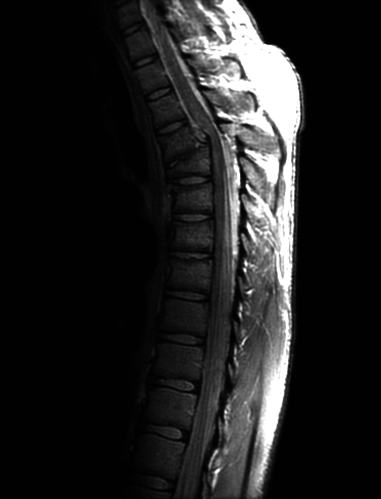
#> input picture Fig0308(a)(fractured_spine).tif, 381 x 499 px, shrunk from 746 x 976 before the run
$ python partA_intensity_transforms.py
#> lines starting #> are read from the running program, lines starting #| are printed output that depends on the picture
import os
import numpy as np
from PIL import Image
import matplotlib.pyplot as plt

HERE = os.path.dirname(os.path.abspath(__file__))
IMG_PATH = os.path.join(HERE, "Fig0308(a)(fractured_spine).tif")
OUT_DIR = os.path.join(HERE, "results", "partA")

L = 256

C_LOG_SWEEP_FACTORS = [0.6, 0.8, 1.0, 1.2]

C_POW = 1.0
GAMMA_SWEEP = [0.2, 0.3, 0.4, 0.5, 0.6, 0.8]
C_POWER_SWEEP_FACTORS = [0.6, 1.0, 1.4]


def load_gray(path):
    img = Image.open(path).convert("L")
    return np.array(img)


def log_transform(img, c=None):
    r = img.astype(np.float64)
    if c is None:
        c = (L - 1) / np.log(1 + r.max())
    s = c * np.log1p(r)
    return to_uint8(s), c


def power_law_transform(img, c=1.0, gamma=1.0):
    r = img.astype(np.float64) / (L - 1)
    s = c * np.power(r, gamma) * (L - 1)
    return to_uint8(s)


def to_uint8(x):
    return np.clip(np.round(x), 0, L - 1).astype(np.uint8)


def save(img, name):
    Image.fromarray(img).save(os.path.join(OUT_DIR, name))


def show_grid(images, titles, fname, ncols=3, suptitle=None):
    nrows = int(np.ceil(len(images) / ncols))
    fig, axes = plt.subplots(nrows, ncols, figsize=(4 * ncols, 5 * nrows))
    for ax in np.atleast_1d(axes).ravel():
        ax.axis("off")
    for ax, im, t in zip(np.atleast_1d(axes).ravel(), images, titles):
        ax.imshow(im, cmap="gray", vmin=0, vmax=L - 1)
        ax.set_title(t)
    if suptitle:
        fig.suptitle(suptitle, fontsize=14)
    fig.tight_layout()
    fig.savefig(os.path.join(OUT_DIR, fname), dpi=150)
    plt.close(fig)


def main():
    os.makedirs(OUT_DIR, exist_ok=True)
    img = load_gray(IMG_PATH)
#> in load_gray, img is the input picture: PIL image 381x499 L; min 0, max 255, mean 32.6
    print(f"Loaded {IMG_PATH}: shape={img.shape}, dtype={img.dtype}, "
          f"min={img.min()}, max={img.max()}, mean={img.mean():.1f}")
#| Loaded Fig0308(a)(fractured_spine).tif: shape=(499, 381), dtype=uint8, min=0, max=255, mean=32.6

    save(img, "original.png")

    c_nat = (L - 1) / np.log(1 + float(img.max()))
#> c_nat = 45.99
    log_sweep = [log_transform(img, f * c_nat)[0] for f in C_LOG_SWEEP_FACTORS]
#> call 2 of log_transform, with c = 36.79
#> in log_transform (call 2), `s = c * np.log1p(r)`:
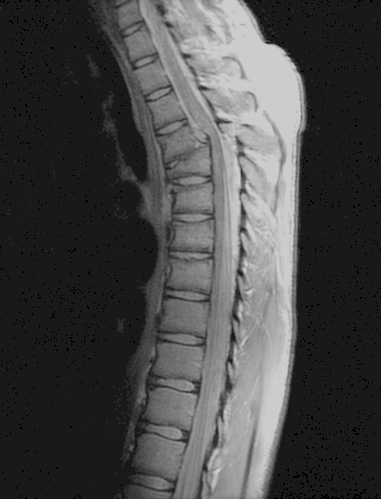
#> s: shape (499, 381) float64; min 0, max 204, mean 71.2
#> call 3 of log_transform, with c = 45.99
#> in log_transform (call 3), `s = c * np.log1p(r)`:
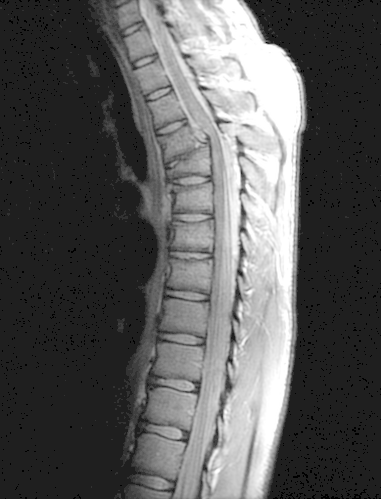
#> s: shape (499, 381) float64; min 0, max 255, mean 89
#> in to_uint8 (call 4), `return np.clip(np.round(x), 0, L - 1).astype(np.uint8)`:
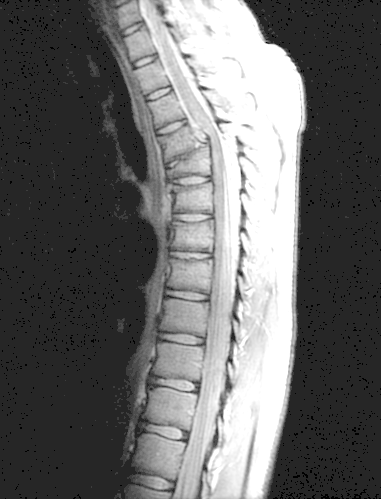
#> returned value: shape (499, 381); min 0, max 255, mean 102.8
#> log_sweep = 4 items
    show_grid([img] + log_sweep,
              ["Original"] + [f"Log, c = {f:.1f} x {c_nat:.1f}" for f in C_LOG_SWEEP_FACTORS],
              "log_sweep.png")
#> in show_grid, `nrows = int(np.ceil(len(images) / ncols))`: nrows = 2
#> the loop in show_grid, `for ax in np.atleast_1d(axes).ravel():` made 6 passes
#> the loop in show_grid, `for ax, im, t in zip(np.atleast_1d(axes).ravel(), images, titles):` made 5 passes
#> t on passes 1 to 5: 'Original', 'Log, c = 0.6 x 46.0', 'Log, c = 0.8 x 46.0', 'Log, c = 1.0 x 46.0', 'Log, c = 1.2 x 46.0'
    print(f"Log transform: natural c = {c_nat:.4f}, saved log_sweep.png")
#| Log transform: natural c = 45.9859, saved log_sweep.png

    for f in C_POWER_SWEEP_FACTORS:
        c = f * C_POW
        pow_sweep = [power_law_transform(img, c, g) for g in GAMMA_SWEEP]
        show_grid(pow_sweep, [f"c = {c:g}, gamma = {g}" for g in GAMMA_SWEEP],
                  f"power_sweep_c{c:g}.png",
                  suptitle=f"Power law s = c * r^gamma, c = {c:g}")
        print(f"Power law: saved power_sweep_c{c:g}.png")
#> this loop made 3 passes
#> pass 1, in power_law_transform, `s = c * np.power(r, gamma) * (L - 1)`:
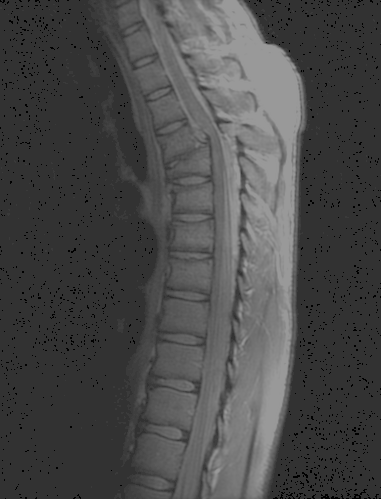
#> s: shape (499, 381) float64; min 0, max 153, mean 73.7
#> pass 1, in power_law_transform (call 3), `s = c * np.power(r, gamma) * (L - 1)`:
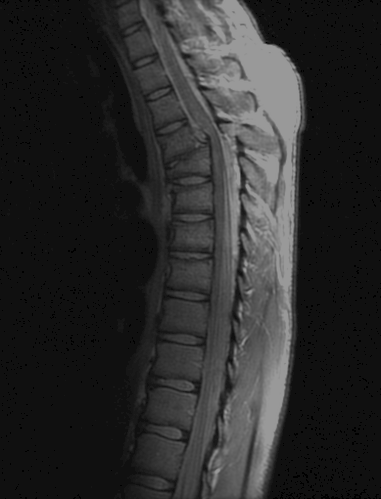
#> s: shape (499, 381) float64; min 0, max 153, mean 43.4
#> pass 1, in show_grid (call 2), `fig.savefig(os.path.join(OUT_DIR, fname), dpi=150)`:
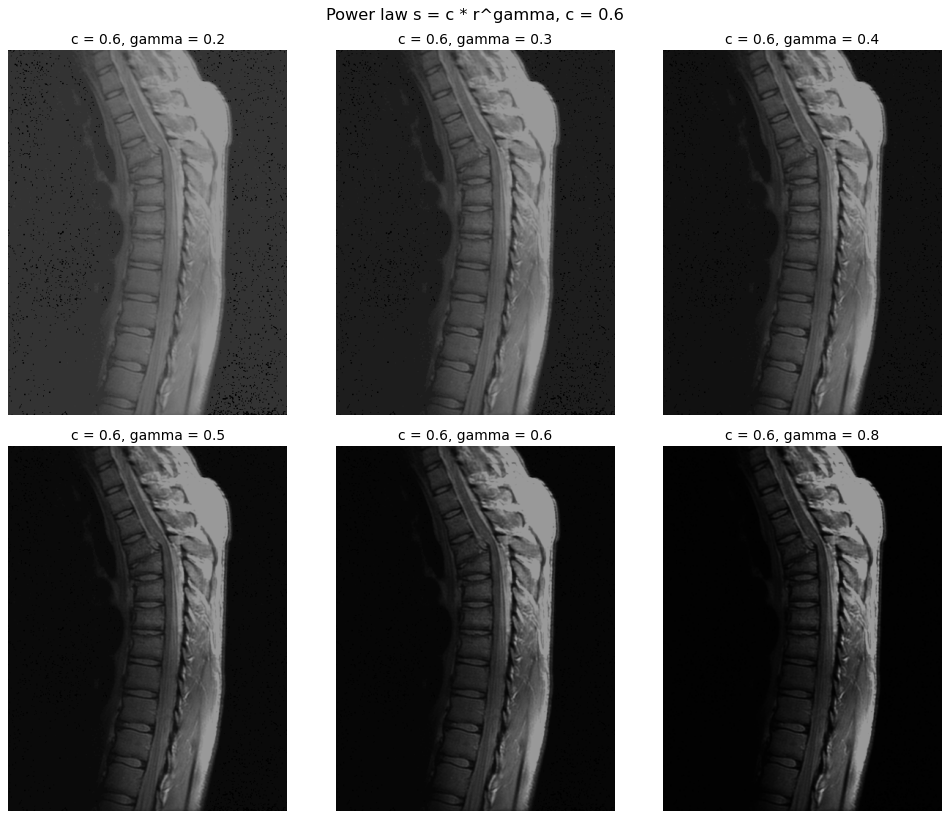
#> figure drawn by matplotlib, 6 panels
#> pass 2, in show_grid (call 3), `fig.savefig(os.path.join(OUT_DIR, fname), dpi=150)`:
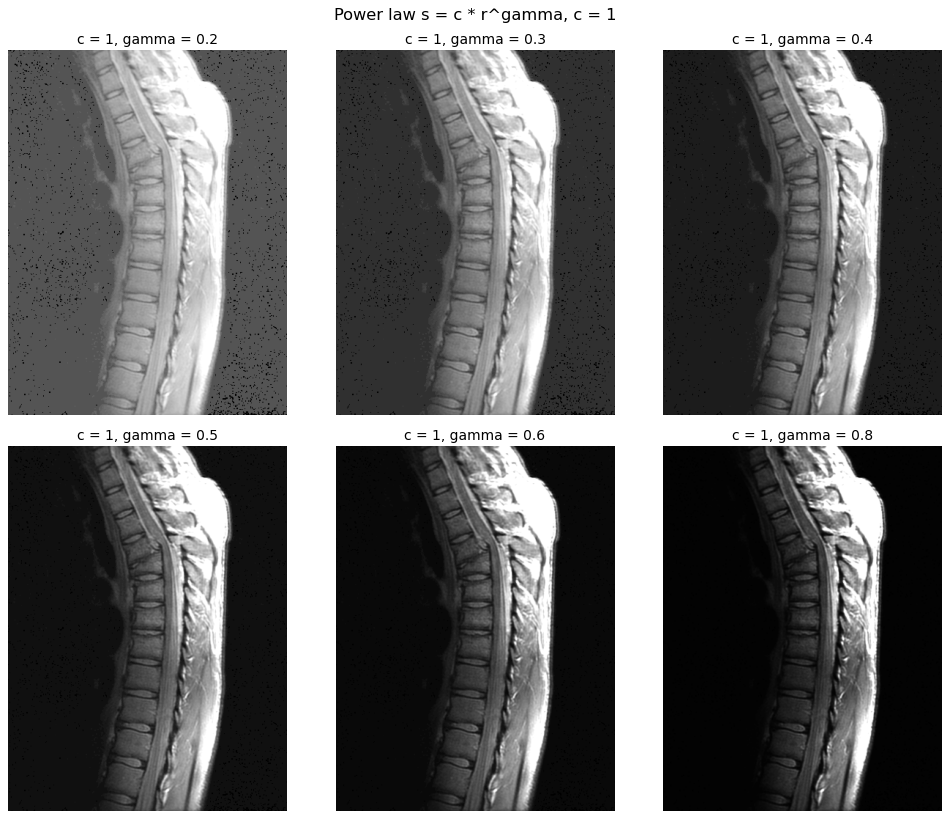
#> figure drawn by matplotlib, 6 panels

    print(f"Results saved to {os.path.abspath(OUT_DIR)}")


if __name__ == "__main__":
    main()
